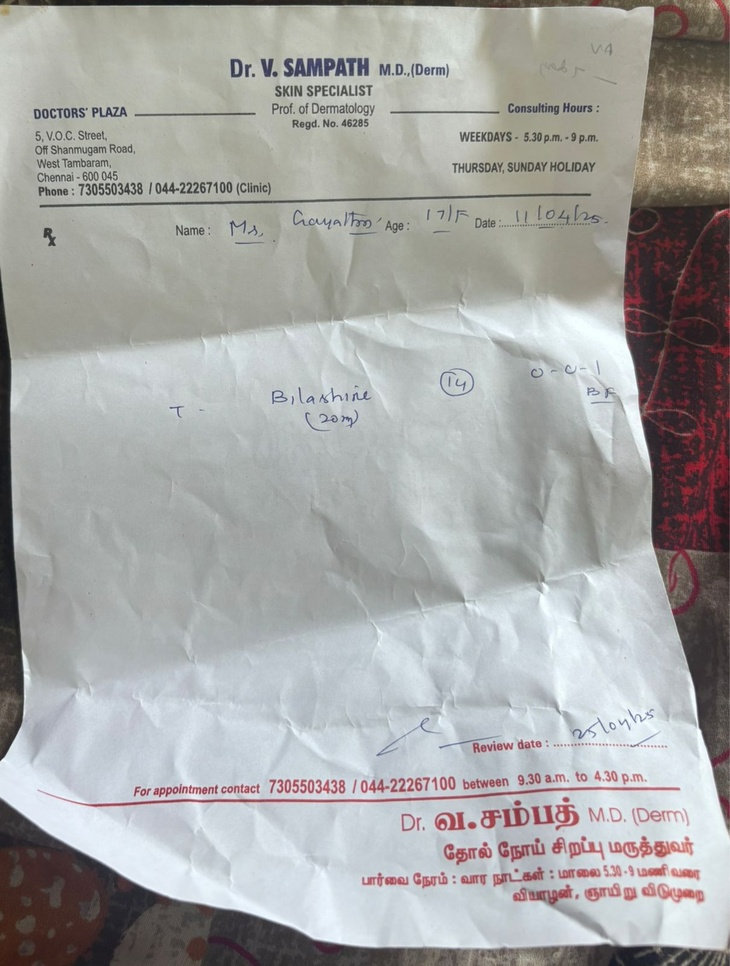
#> input picture backups/uploads_backup_20250722_175209/17b3fc0e-9b46-4218-a65c-c8a38c1f0944.jpg, 730 x 966 px, shrunk from 1210 x 1600 before the run
$ python -i ocr_service.py   (imports and definitions only)
#> lines starting #> are read from the running program, lines starting #| are printed output that depends on the picture; after the words box and inside, x2 and y2 are one past the last pixel; in counts of white or black regions, pixels touching at a corner belong together
import cv2
import numpy as np
import pytesseract
from PIL import Image, ImageEnhance, ImageFilter
import re
from typing import Dict, Any, List
import logging

logger = logging.getLogger(__name__)

class EnhancedPrescriptionOCR:
    def __init__(self):
        self.confidence_threshold = 0.6

    def preprocess_image(self, image_path: str) -> List[np.ndarray]:
        """Enhanced preprocessing with multiple variants"""
        try:
            # Load image
            img = cv2.imread(image_path)
#> img is the input picture: shape (966, 730, 3); mean B, G, R 165, 166.3, 166
            if img is None:
                raise ValueError("Could not load image")

            variants = []

            # Original grayscale
            gray = cv2.cvtColor(img, cv2.COLOR_BGR2GRAY)
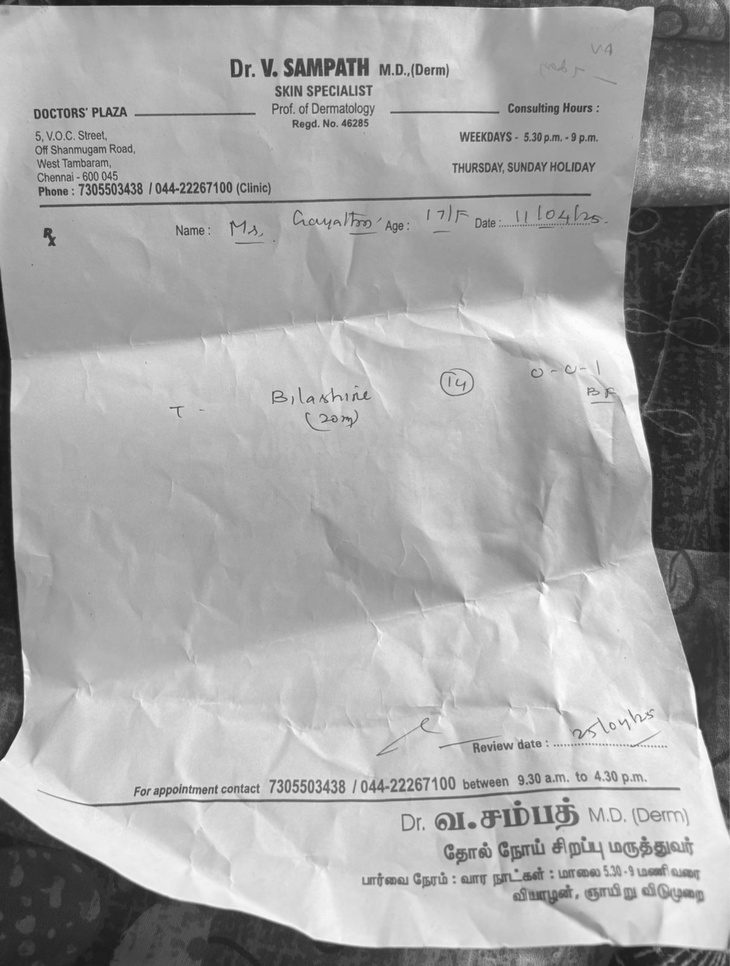
#> gray: shape (966, 730); min 21, max 254, mean 166.1
            variants.append(gray)

            # High contrast
            clahe = cv2.createCLAHE(clipLimit=3.0, tileGridSize=(8,8))
            enhanced = clahe.apply(gray)
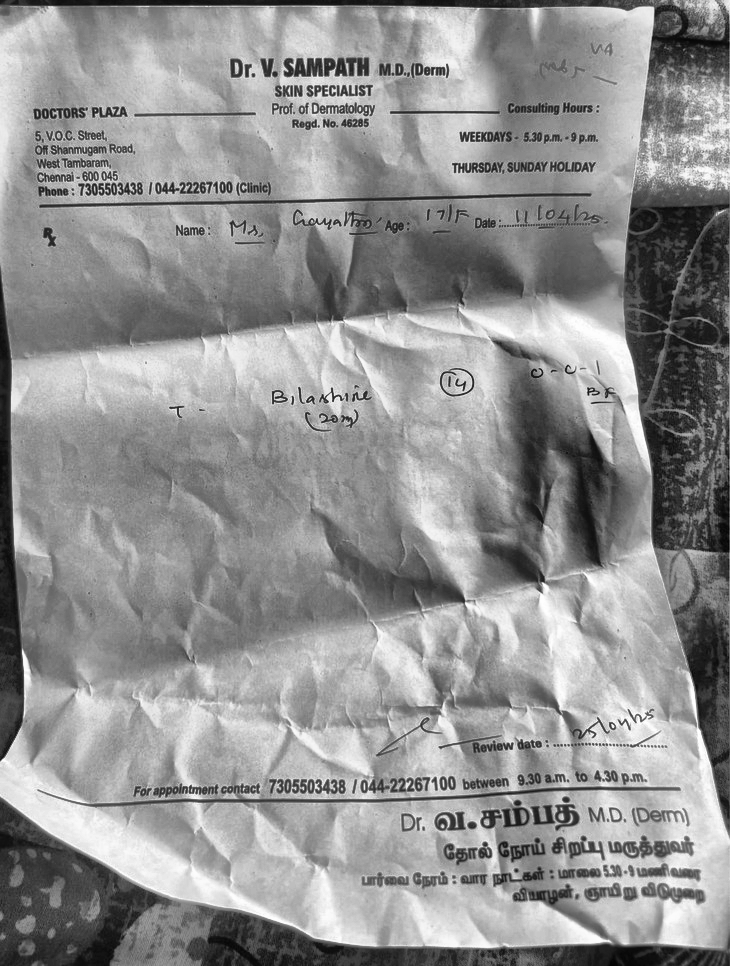
#> enhanced: shape (966, 730); min 5, max 255, mean 145.5
            variants.append(enhanced)

            # Denoised
            denoised = cv2.fastNlMeansDenoising(gray)
            variants.append(denoised)

            # Thresholded
            _, thresh = cv2.threshold(gray, 0, 255, cv2.THRESH_BINARY + cv2.THRESH_OTSU)
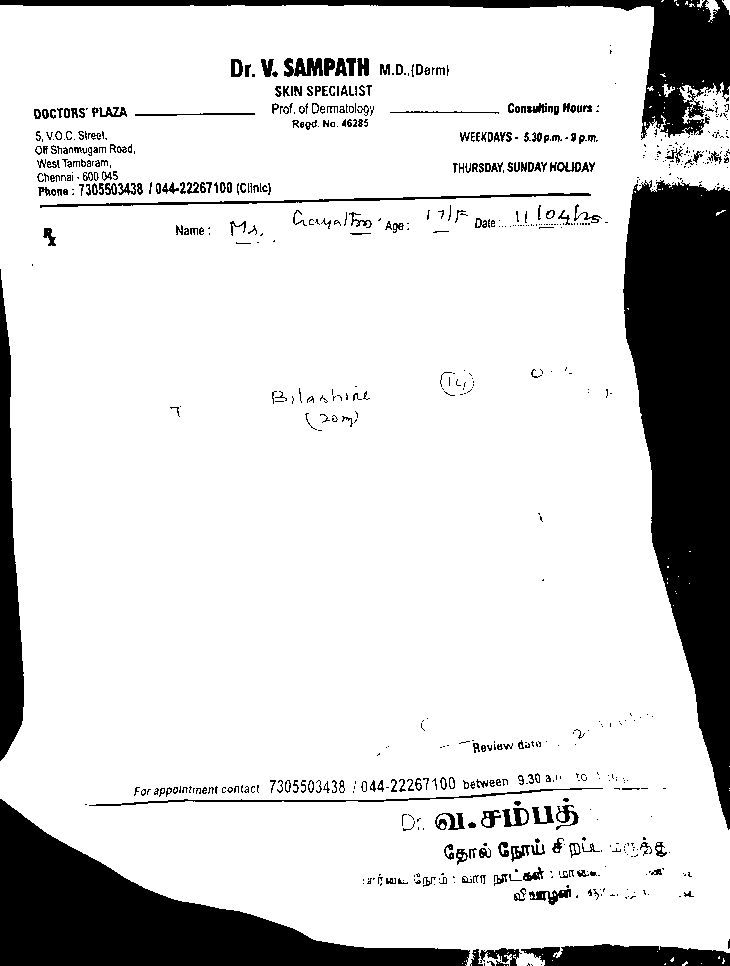
#> thresh: shape (966, 730); 83.7% white; 712 black regions (439 under 20 px), largest, box (x1, y1, x2, y2) and area: (623, 180, 730, 830) 44290, (0, 799, 470, 966) 29471, (0, 0, 730, 140) 12844
            variants.append(thresh)

            # Morphological operations
            kernel = np.ones((2,2), np.uint8)
            morph = cv2.morphologyEx(thresh, cv2.MORPH_CLOSE, kernel)
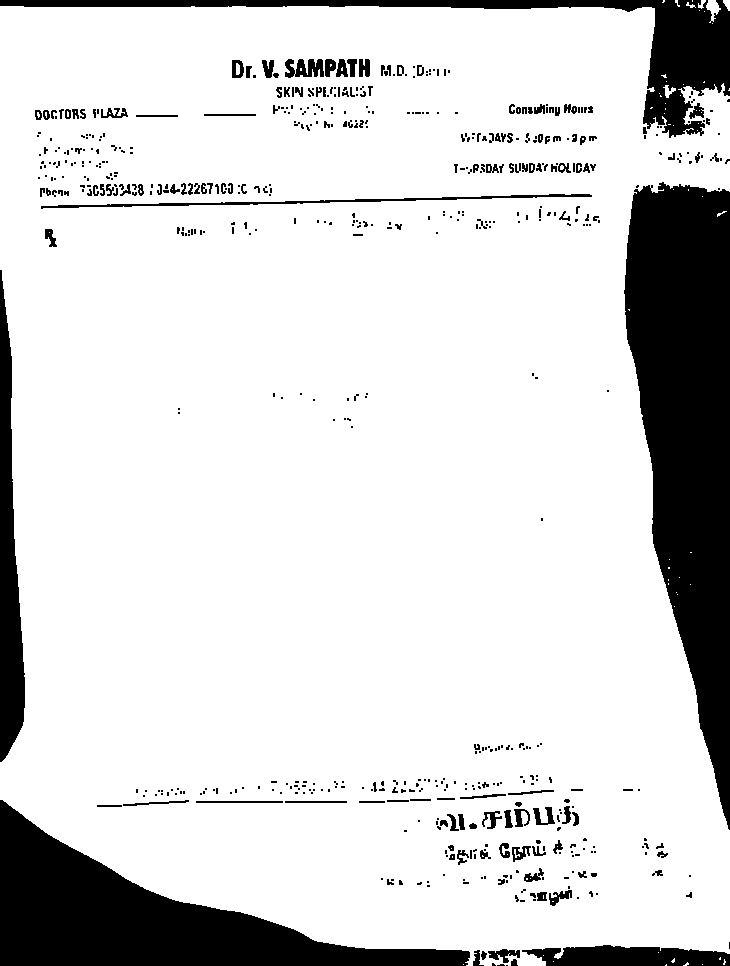
#> morph: shape (966, 730); 84.4% white; 593 black regions (422 under 20 px), largest, box (x1, y1, x2, y2) and area: (624, 182, 730, 830) 43582, (0, 800, 470, 966) 29162, (0, 0, 730, 138) 13072
            variants.append(morph)

            return variants

        except Exception as e:
            logger.error(f"Preprocessing failed: {e}")
            # Fallback to simple grayscale
            img = cv2.imread(image_path, cv2.IMREAD_GRAYSCALE)
            return [img] if img is not None else []

    def extract_text_with_tesseract(self, image: np.ndarray) -> str:
        """Extract text using Tesseract with multiple configs"""
        try:
            configs = [
                '--psm 6 -c tessedit_char_whitelist=ABCDEFGHIJKLMNOPQRSTUVWXYZabcdefghijklmnopqrstuvwxyz0123456789.,:-/ ',
                '--psm 4',
                '--psm 3',
                '--psm 1'
            ]

            best_text = ""
            max_confidence = 0

            for config in configs:
                try:
                    text = pytesseract.image_to_string(image, config=config)
                    if len(text.strip()) > len(best_text.strip()):
                        best_text = text
                except:
                    continue

            return best_text.strip()

        except Exception as e:
            logger.error(f"Tesseract extraction failed: {e}")
            return ""

    # [88 lines left out: function extract_medical_info, not called in this run]

    def process_prescription(self, image_path: str) -> Dict[str, Any]:
        """Main processing function with enhanced extraction"""
        try:
            logger.info(f"Processing prescription: {image_path}")

            # Preprocess image variants
            image_variants = self.preprocess_image(image_path)
#> image_variants = 5 items

            if not image_variants:
                return self._create_error_response("Could not preprocess image")

            # Extract text from all variants
            all_texts = []
            for i, variant in enumerate(image_variants):
                text = self.extract_text_with_tesseract(variant)
                if text:
                    all_texts.append(text)
                    logger.info(f"Variant {i+1} extracted {len(text)} characters")
#> this loop made 1 pass
#> max_confidence in extract_text_with_tesseract on pass 1: 0
#> after the loop, all_texts = []

            if not all_texts:
                return self._create_error_response("No text extracted from image")

            # Combine and analyze all extracted texts
            combined_text = '\n'.join(all_texts)
            best_text = max(all_texts, key=len)  # Use longest extraction as primary

            logger.info(f"Best extraction: {len(best_text)} characters")
            logger.info(f"Sample text: {best_text[:200]}...")

            # Extract medical information
            medical_info = self.extract_medical_info(best_text)

            # Calculate confidence based on extracted fields
            confidence_score = self._calculate_confidence(medical_info, best_text)

            # Prepare response
            response = {
                "success": True,
                "confidence": confidence_score,
                "confidence_level": self._get_confidence_level(confidence_score),
                "extraction_method": f"Enhanced Tesseract ({len(image_variants)} variants)",
                "requires_review": confidence_score < 0.7,
                "safety_flags": [],
                "raw_extracted_text": best_text,
                **medical_info
            }

            # Add defaults for missing fields
            defaults = {
                "doctor_name": "Not clearly visible",
                "patient_name": "Not clearly visible",
                "clinic_name": "Not found",
                "medications": "Not clearly visible",
                "diagnosis": "Not clearly specified",
                "prescription_date": "Not found",
                "instructions": "Follow doctor's advice",
                "patient_details": "Not found",
                "follow_up": "As advised"
            }

            for key, default_value in defaults.items():
                if key not in response:
                    response[key] = default_value

            logger.info(f"Processing completed with {confidence_score:.2f} confidence")
            return response

        except Exception as e:
            logger.error(f"Processing failed: {e}")
            return self._create_error_response(f"Processing error: {str(e)}")

    # [58 lines left out: functions _calculate_confidence, _get_confidence_level, _create_error_response, not called in this run]

#> (the run stopped early here; a loop or call above may not have finished)
